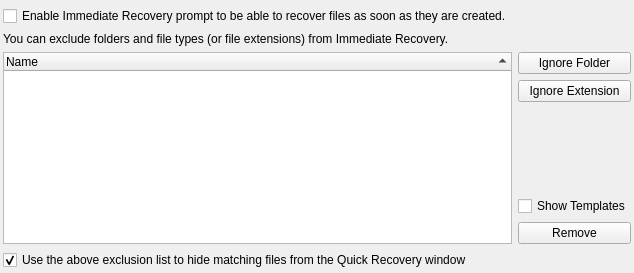
           <widget class="QWidget" name="tabImmediateRecovery">
            <attribute name="title">
             <string>Immediate Recovery</string>
            </attribute>
            <layout class="QGridLayout" name="gridLayout_56">
             <property name="leftMargin">
              <number>3</number>
             </property>
             <property name="topMargin">
              <number>6</number>
             </property>
             <property name="rightMargin">
              <number>3</number>
             </property>
             <property name="bottomMargin">
              <number>3</number>
             </property>
             <item row="0" column="0">
              <layout class="QGridLayout" name="gridLayout_40">
               <item row="1" column="0">
                <widget class="QLabel" name="label_9">
                 <property name="text">
                  <string>You can exclude folders and file types (or file extensions) from Immediate Recovery.</string>
                 </property>
                 <property name="wordWrap">
                  <bool>true</bool>
                 </property>
                </widget>
               </item>
               <item row="3" column="1">
                <widget class="QPushButton" name="btnAddRecIgnoreExt">
                 <property name="text">
                  <string>Ignore Extension</string>
                 </property>
                </widget>
               </item>
               <item row="0" column="0">
                <widget class="QCheckBox" name="chkAutoRecovery">
                 <property name="text">
                  <string>Enable Immediate Recovery prompt to be able to recover files as soon as they are created.</string>
                 </property>
                </widget>
               </item>
               <item row="4" column="1">
                <spacer name="verticalSpacer_3">
                 <property name="orientation">
                  <enum>Qt::Orientation::Vertical</enum>
                 </property>
                 <property name="sizeHint" stdset="0">
                  <size>
                   <width>20</width>
                   <height>40</height>
                  </size>
                 </property>
                </spacer>
               </item>
               <item row="2" column="0" rowspan="5">
                <widget class="QTreeWidget" name="treeRecIgnore">
                 <property name="sortingEnabled">
                  <bool>true</bool>
                 </property>
                 <column>
                  <property name="text">
                   <string>Name</string>
                  </property>
                 </column>
                </widget>
               </item>
               <item row="6" column="1">
                <widget class="QPushButton" name="btnDelRecIgnore">
                 <property name="text">
                  <string>Remove</string>
                 </property>
                </widget>
               </item>
               <item row="2" column="1">
                <widget class="QPushButton" name="btnAddRecIgnore">
                 <property name="text">
                  <string>Ignore Folder</string>
                 </property>
                </widget>
               </item>
               <item row="5" column="1">
                <widget class="QCheckBox" name="chkShowRecIgnoreTmpl">
                 <property name="text">
                  <string>Show Templates</string>
                 </property>
                </widget>
               </item>
               <item row="7" column="0" colspan="2">
                <widget class="QCheckBox" name="chkUseIgnoreForQuick">
                 <property name="toolTip">
                  <string>Requires the &quot;Show All&quot; checkbox to be unchecked in the recovery window.</string>
                 </property>
                 <property name="text">
                  <string>Use the above exclusion list to hide matching files from the Quick Recovery window</string>
                 </property>
                 <property name="checked">
                  <bool>true</bool>
                 </property>
                </widget>
               </item>
              </layout>
             </item>
            </layout>
           </widget>
